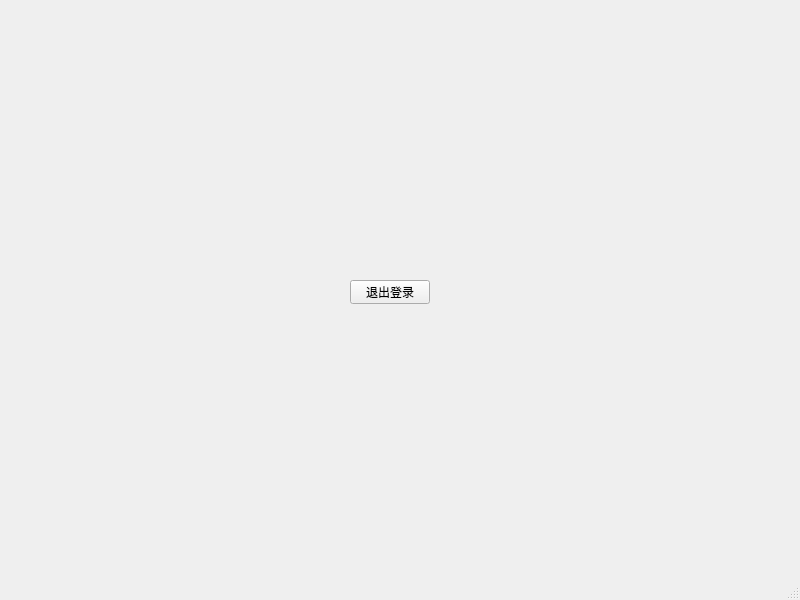
<?xml version="1.0" encoding="UTF-8"?>
<ui version="4.0">
 <class>MainWindow</class>
 <widget class="QMainWindow" name="MainWindow">
  <property name="geometry">
   <rect>
    <x>0</x>
    <y>0</y>
    <width>800</width>
    <height>600</height>
   </rect>
  </property>
  <property name="windowTitle">
   <string>MainWindow</string>
  </property>
  <widget class="QWidget" name="centralwidget">
   <widget class="QPushButton" name="pushButton_logout">
    <property name="enabled">
     <bool>true</bool>
    </property>
    <property name="geometry">
     <rect>
      <x>350</x>
      <y>280</y>
      <width>80</width>
      <height>24</height>
     </rect>
    </property>
    <property name="text">
     <string>退出登录</string>
    </property>
   </widget>
  </widget>
  <widget class="QMenuBar" name="menubar">
   <property name="geometry">
    <rect>
     <x>0</x>
     <y>0</y>
     <width>800</width>
     <height>25</height>
    </rect>
   </property>
  </widget>
  <widget class="QStatusBar" name="statusbar"/>
 </widget>
 <resources/>
 <connections/>
</ui>
